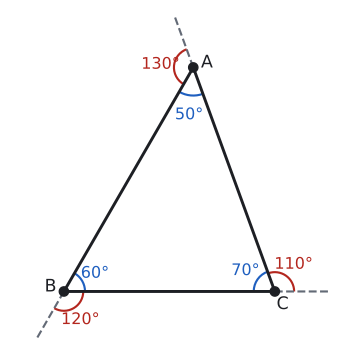

Write the Python code that produced this figure.
import sys; sys.path.insert(0, "tools")
from cizim import *

# m(A)=50, m(B)=60, m(C)=70. Kenarlar sırayla uzatılır: CA → A'nın ötesine, AB → B'nin ötesine, BC → C'nin ötesine.
B = np.array([0.0, 0.0]); C = np.array([6.0, 0.0])
t = 6 * np.sin(np.radians(70)) / np.sin(np.radians(50))
A = B + t * np.array([np.cos(np.radians(60)), np.sin(np.radians(60))])

def uzat(p, q, L):  # p'den q'ya giden doğrultuyu q'nun ötesine L kadar uzat
    u = (q - p) / np.linalg.norm(q - p); return q + L * u

fig, ax = sekil(6, 4.6)
ax.set_aspect("equal"); ax.axis("off")
ax.plot(*zip(B, C, A, B), color=YAZI)
for p, q in ((C, A), (A, B), (B, C)):
    r = uzat(p, q, 1.6); ax.plot(*zip(q, r), color=SOLUK, lw=1.6, ls="--")
nokta(ax, *A, "A", dx=0.22, dy=0.0); nokta(ax, *B, "B", dx=-0.55, dy=0.0); nokta(ax, *C, "C", dx=0.05, dy=-0.5)
aci(ax, A, B, C, r=0.8, ad="50°", renk=MAVI)
aci(ax, B, C, A, r=0.6, ad="60°", renk=MAVI)
aci(ax, C, A, B, r=0.6, ad="70°", renk=MAVI)
aci(ax, A, uzat(C, A, 1), B, r=0.55, ad="130°", renk=KIRMIZI)
aci(ax, B, uzat(A, B, 1), C, r=0.55, ad="120°", renk=KIRMIZI)
aci(ax, C, uzat(B, C, 1), A, r=0.55, ad="110°", renk=KIRMIZI)
ax.set_xlim(-1.6, 8.0); ax.set_ylim(-1.6, A[1] + 1.7)
kaydet(fig, __file__)
